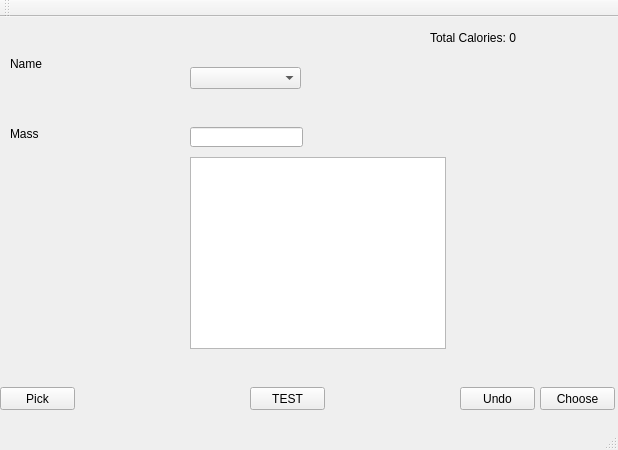
<?xml version="1.0" encoding="UTF-8"?>
<ui version="4.0">
 <class>DietCalcClass</class>
 <widget class="QMainWindow" name="DietCalcClass">
  <property name="geometry">
   <rect>
    <x>0</x>
    <y>0</y>
    <width>618</width>
    <height>450</height>
   </rect>
  </property>
  <property name="cursor">
   <cursorShape>CrossCursor</cursorShape>
  </property>
  <property name="windowTitle">
   <string>DietCalc</string>
  </property>
  <widget class="QWidget" name="centralWidget">
   <widget class="QLabel" name="nameLabel">
    <property name="geometry">
     <rect>
      <x>10</x>
      <y>40</y>
      <width>47</width>
      <height>13</height>
     </rect>
    </property>
    <property name="text">
     <string>Name</string>
    </property>
   </widget>
   <widget class="QLabel" name="massLabel">
    <property name="geometry">
     <rect>
      <x>10</x>
      <y>110</y>
      <width>47</width>
      <height>13</height>
     </rect>
    </property>
    <property name="text">
     <string>Mass</string>
    </property>
   </widget>
   <widget class="QComboBox" name="itemBox">
    <property name="geometry">
     <rect>
      <x>190</x>
      <y>50</y>
      <width>111</width>
      <height>22</height>
     </rect>
    </property>
   </widget>
   <widget class="QLabel" name="totalcaloriesLabel">
    <property name="geometry">
     <rect>
      <x>430</x>
      <y>0</y>
      <width>131</width>
      <height>41</height>
     </rect>
    </property>
    <property name="text">
     <string>Total Calories: 0</string>
    </property>
   </widget>
   <widget class="QLineEdit" name="massEdit">
    <property name="geometry">
     <rect>
      <x>190</x>
      <y>110</y>
      <width>113</width>
      <height>20</height>
     </rect>
    </property>
   </widget>
   <widget class="QTextBrowser" name="contentsBrowser">
    <property name="geometry">
     <rect>
      <x>190</x>
      <y>140</y>
      <width>256</width>
      <height>192</height>
     </rect>
    </property>
   </widget>
   <widget class="QPushButton" name="pickButton">
    <property name="geometry">
     <rect>
      <x>0</x>
      <y>370</y>
      <width>75</width>
      <height>23</height>
     </rect>
    </property>
    <property name="text">
     <string>Pick</string>
    </property>
   </widget>
   <widget class="QPushButton" name="undoButton">
    <property name="geometry">
     <rect>
      <x>460</x>
      <y>370</y>
      <width>75</width>
      <height>23</height>
     </rect>
    </property>
    <property name="text">
     <string>Undo</string>
    </property>
   </widget>
   <widget class="QPushButton" name="chooseButton">
    <property name="geometry">
     <rect>
      <x>540</x>
      <y>370</y>
      <width>75</width>
      <height>23</height>
     </rect>
    </property>
    <property name="text">
     <string>Choose</string>
    </property>
   </widget>
   <widget class="QPushButton" name="testButton">
    <property name="geometry">
     <rect>
      <x>250</x>
      <y>370</y>
      <width>75</width>
      <height>23</height>
     </rect>
    </property>
    <property name="text">
     <string>TEST</string>
    </property>
   </widget>
  </widget>
  <widget class="QMenuBar" name="menuBar">
   <property name="geometry">
    <rect>
     <x>0</x>
     <y>0</y>
     <width>618</width>
     <height>21</height>
    </rect>
   </property>
  </widget>
  <widget class="QToolBar" name="mainToolBar">
   <attribute name="toolBarArea">
    <enum>TopToolBarArea</enum>
   </attribute>
   <attribute name="toolBarBreak">
    <bool>false</bool>
   </attribute>
  </widget>
  <widget class="QStatusBar" name="statusBar"/>
 </widget>
 <layoutdefault spacing="6" margin="11"/>
 <resources>
  <include location="DietCalc.qrc"/>
 </resources>
 <connections/>
</ui>
